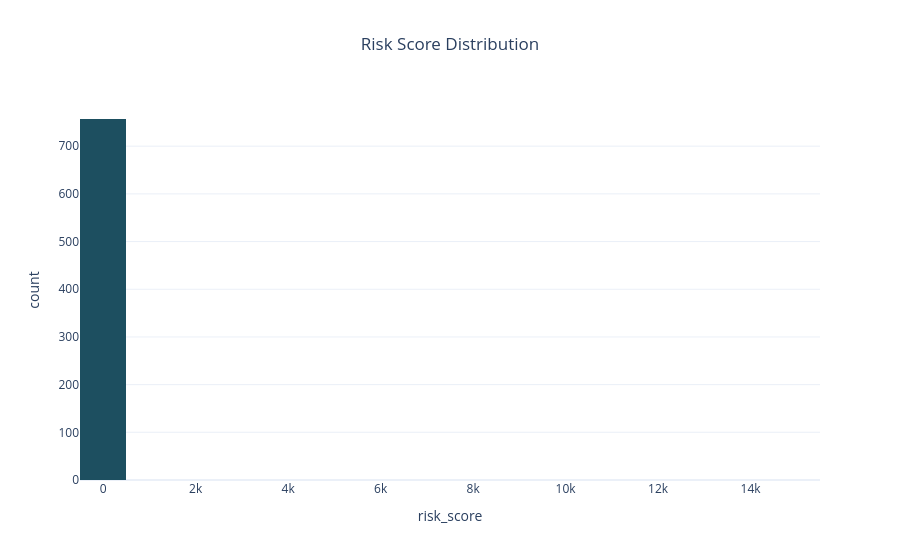

The notebook cell this image was saved under:
### Markdown cell above
### 📊 1. Risk Score Distribution

This graph shows how risk scores are spread across all regions.

### Code cell
fig1 = px.histogram(
    df,
    x='risk_score',
    nbins=25,
    title='Risk Score Distribution',
    color_discrete_sequence=px.colors.sequential.Blugrn_r
)

fig1.update_layout(template='plotly_white', title_x=0.5)
fig1.show()

### Figure 1 — Plotly figure (JSON) as saved in the notebook; plotly's stock layout.template omitted (floating-point values rounded to 4 significant figures; data arrays with more than 128 entries replaced by an {"elided": "..."} marker saying what was removed)
{"data": [{"bingroup": "x", "hovertemplate": "risk_score=%{x}<br>count=%{y}<extra></extra>", "legendgroup": "", "marker": {"color": "rgb(29, 79, 96)", "pattern": {"shape": ""}}, "name": "", "nbinsx": 25, "orientation": "v", "showlegend": false, "type": "histogram", "x": {"elided": "758 float values"}, "xaxis": "x", "yaxis": "y"}], "layout": {"barmode": "relative", "legend": {"tracegroupgap": 0}, "title": {"text": "Risk Score Distribution", "x": 0.5}, "xaxis": {"anchor": "y", "domain": [0, 1], "title": {"text": "risk_score"}}, "yaxis": {"anchor": "x", "domain": [0, 1], "title": {"text": "count"}}}}
